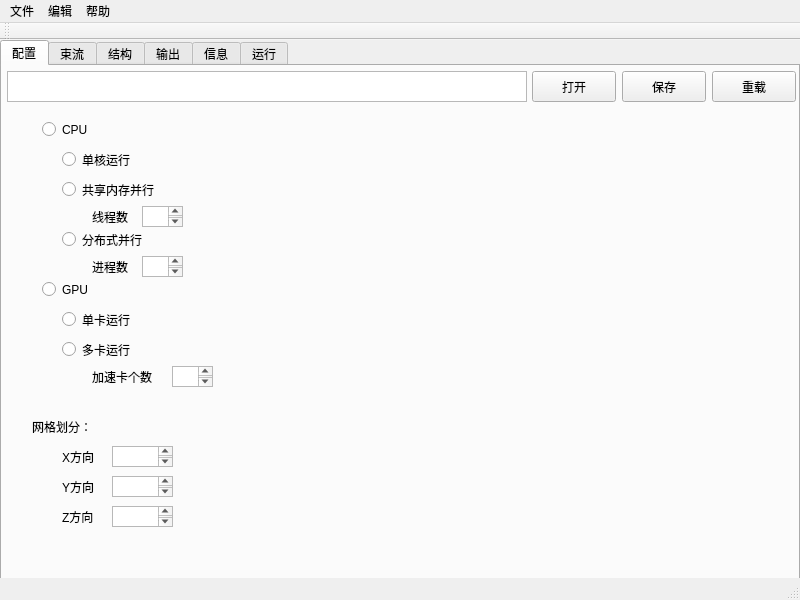
<?xml version="1.0" encoding="UTF-8"?>
<ui version="4.0">
 <class>MainWindow</class>
 <widget class="QMainWindow" name="MainWindow">
  <property name="geometry">
   <rect>
    <x>0</x>
    <y>0</y>
    <width>800</width>
    <height>600</height>
   </rect>
  </property>
  <property name="minimumSize">
   <size>
    <width>800</width>
    <height>600</height>
   </size>
  </property>
  <property name="maximumSize">
   <size>
    <width>800</width>
    <height>600</height>
   </size>
  </property>
  <property name="windowTitle">
   <string>MainWindow</string>
  </property>
  <widget class="QWidget" name="centralWidget">
   <widget class="QTabWidget" name="tabO">
    <property name="geometry">
     <rect>
      <x>0</x>
      <y>0</y>
      <width>800</width>
      <height>600</height>
     </rect>
    </property>
    <property name="minimumSize">
     <size>
      <width>800</width>
      <height>600</height>
     </size>
    </property>
    <property name="maximumSize">
     <size>
      <width>800</width>
      <height>600</height>
     </size>
    </property>
    <property name="currentIndex">
     <number>0</number>
    </property>
    <widget class="QWidget" name="tabCon">
     <attribute name="title">
      <string>配置</string>
     </attribute>
     <widget class="QTextEdit" name="tLocation">
      <property name="geometry">
       <rect>
        <x>5</x>
        <y>5</y>
        <width>520</width>
        <height>31</height>
       </rect>
      </property>
      <property name="minimumSize">
       <size>
        <width>520</width>
        <height>31</height>
       </size>
      </property>
      <property name="maximumSize">
       <size>
        <width>520</width>
        <height>31</height>
       </size>
      </property>
     </widget>
     <widget class="QPushButton" name="bOpen">
      <property name="geometry">
       <rect>
        <x>530</x>
        <y>5</y>
        <width>84</width>
        <height>31</height>
       </rect>
      </property>
      <property name="text">
       <string>打开</string>
      </property>
      <attribute name="buttonGroup">
       <string notr="true">buttonGroup</string>
      </attribute>
     </widget>
     <widget class="QPushButton" name="bSave">
      <property name="geometry">
       <rect>
        <x>620</x>
        <y>5</y>
        <width>84</width>
        <height>31</height>
       </rect>
      </property>
      <property name="text">
       <string>保存</string>
      </property>
      <attribute name="buttonGroup">
       <string notr="true">buttonGroup</string>
      </attribute>
     </widget>
     <widget class="QPushButton" name="bLoad">
      <property name="geometry">
       <rect>
        <x>710</x>
        <y>5</y>
        <width>84</width>
        <height>31</height>
       </rect>
      </property>
      <property name="text">
       <string>重载</string>
      </property>
      <attribute name="buttonGroup">
       <string notr="true">buttonGroup</string>
      </attribute>
     </widget>
     <widget class="QRadioButton" name="radioButton">
      <property name="geometry">
       <rect>
        <x>60</x>
        <y>80</y>
        <width>106</width>
        <height>27</height>
       </rect>
      </property>
      <property name="text">
       <string>单核运行</string>
      </property>
     </widget>
     <widget class="QRadioButton" name="radioButton_2">
      <property name="geometry">
       <rect>
        <x>60</x>
        <y>110</y>
        <width>121</width>
        <height>27</height>
       </rect>
      </property>
      <property name="text">
       <string>共享内存并行</string>
      </property>
     </widget>
     <widget class="QRadioButton" name="radioButton_3">
      <property name="geometry">
       <rect>
        <x>60</x>
        <y>160</y>
        <width>106</width>
        <height>27</height>
       </rect>
      </property>
      <property name="text">
       <string>分布式并行</string>
      </property>
     </widget>
     <widget class="QRadioButton" name="radioButton_4">
      <property name="geometry">
       <rect>
        <x>60</x>
        <y>240</y>
        <width>106</width>
        <height>27</height>
       </rect>
      </property>
      <property name="text">
       <string>单卡运行</string>
      </property>
     </widget>
     <widget class="QRadioButton" name="radioButton_5">
      <property name="geometry">
       <rect>
        <x>60</x>
        <y>270</y>
        <width>106</width>
        <height>27</height>
       </rect>
      </property>
      <property name="text">
       <string>多卡运行</string>
      </property>
     </widget>
     <widget class="QLabel" name="label_3">
      <property name="geometry">
       <rect>
        <x>90</x>
        <y>190</y>
        <width>51</width>
        <height>21</height>
       </rect>
      </property>
      <property name="text">
       <string>进程数</string>
      </property>
     </widget>
     <widget class="QTextEdit" name="textEdit">
      <property name="geometry">
       <rect>
        <x>140</x>
        <y>190</y>
        <width>41</width>
        <height>21</height>
       </rect>
      </property>
     </widget>
     <widget class="QTextEdit" name="textEdit_2">
      <property name="geometry">
       <rect>
        <x>140</x>
        <y>140</y>
        <width>41</width>
        <height>21</height>
       </rect>
      </property>
     </widget>
     <widget class="QLabel" name="label_4">
      <property name="geometry">
       <rect>
        <x>90</x>
        <y>140</y>
        <width>51</width>
        <height>21</height>
       </rect>
      </property>
      <property name="text">
       <string>线程数</string>
      </property>
     </widget>
     <widget class="QTextEdit" name="textEdit_3">
      <property name="geometry">
       <rect>
        <x>170</x>
        <y>300</y>
        <width>41</width>
        <height>21</height>
       </rect>
      </property>
     </widget>
     <widget class="QLabel" name="label_5">
      <property name="geometry">
       <rect>
        <x>90</x>
        <y>300</y>
        <width>81</width>
        <height>21</height>
       </rect>
      </property>
      <property name="text">
       <string>加速卡个数</string>
      </property>
     </widget>
     <widget class="QRadioButton" name="radioButton_6">
      <property name="geometry">
       <rect>
        <x>40</x>
        <y>50</y>
        <width>106</width>
        <height>27</height>
       </rect>
      </property>
      <property name="text">
       <string>CPU</string>
      </property>
     </widget>
     <widget class="QRadioButton" name="radioButton_7">
      <property name="geometry">
       <rect>
        <x>40</x>
        <y>210</y>
        <width>106</width>
        <height>27</height>
       </rect>
      </property>
      <property name="text">
       <string>GPU</string>
      </property>
     </widget>
     <widget class="QLabel" name="label">
      <property name="geometry">
       <rect>
        <x>30</x>
        <y>350</y>
        <width>66</width>
        <height>21</height>
       </rect>
      </property>
      <property name="text">
       <string>网格划分：</string>
      </property>
     </widget>
     <widget class="QLabel" name="label_2">
      <property name="geometry">
       <rect>
        <x>60</x>
        <y>380</y>
        <width>41</width>
        <height>21</height>
       </rect>
      </property>
      <property name="text">
       <string>X方向</string>
      </property>
     </widget>
     <widget class="QLabel" name="label_6">
      <property name="geometry">
       <rect>
        <x>60</x>
        <y>410</y>
        <width>41</width>
        <height>21</height>
       </rect>
      </property>
      <property name="text">
       <string>Y方向</string>
      </property>
     </widget>
     <widget class="QLabel" name="label_7">
      <property name="geometry">
       <rect>
        <x>60</x>
        <y>440</y>
        <width>41</width>
        <height>21</height>
       </rect>
      </property>
      <property name="text">
       <string>Z方向</string>
      </property>
     </widget>
     <widget class="QTextEdit" name="textEdit_4">
      <property name="geometry">
       <rect>
        <x>110</x>
        <y>380</y>
        <width>61</width>
        <height>21</height>
       </rect>
      </property>
     </widget>
     <widget class="QTextEdit" name="textEdit_5">
      <property name="geometry">
       <rect>
        <x>110</x>
        <y>410</y>
        <width>61</width>
        <height>21</height>
       </rect>
      </property>
     </widget>
     <widget class="QTextEdit" name="textEdit_6">
      <property name="geometry">
       <rect>
        <x>110</x>
        <y>440</y>
        <width>61</width>
        <height>21</height>
       </rect>
      </property>
     </widget>
    </widget>
    <widget class="QWidget" name="tabBeam">
     <attribute name="title">
      <string>束流</string>
     </attribute>
    </widget>
    <widget class="QWidget" name="tabLat">
     <attribute name="title">
      <string>结构</string>
     </attribute>
    </widget>
    <widget class="QWidget" name="tabOut">
     <attribute name="title">
      <string>输出</string>
     </attribute>
    </widget>
    <widget class="QWidget" name="tabInf">
     <attribute name="title">
      <string>信息</string>
     </attribute>
    </widget>
    <widget class="QWidget" name="tabRun">
     <attribute name="title">
      <string>运行</string>
     </attribute>
    </widget>
   </widget>
  </widget>
  <widget class="QMenuBar" name="menuBar">
   <property name="geometry">
    <rect>
     <x>0</x>
     <y>0</y>
     <width>800</width>
     <height>26</height>
    </rect>
   </property>
   <widget class="QMenu" name="menu">
    <property name="title">
     <string>文件</string>
    </property>
    <addaction name="action"/>
    <addaction name="action_2"/>
    <addaction name="action_3"/>
    <addaction name="separator"/>
    <addaction name="action_5"/>
   </widget>
   <widget class="QMenu" name="menu_2">
    <property name="title">
     <string>编辑</string>
    </property>
    <addaction name="action_6"/>
    <addaction name="action_7"/>
    <addaction name="separator"/>
    <addaction name="action_9"/>
    <addaction name="action_10"/>
    <addaction name="action_11"/>
    <addaction name="action_12"/>
    <addaction name="separator"/>
    <addaction name="action_14"/>
    <addaction name="action_15"/>
    <addaction name="separator"/>
    <addaction name="action_17"/>
   </widget>
   <widget class="QMenu" name="menu_3">
    <property name="title">
     <string>帮助</string>
    </property>
    <addaction name="action_18"/>
    <addaction name="action_19"/>
    <addaction name="action_20"/>
    <addaction name="action_21"/>
    <addaction name="action_22"/>
   </widget>
   <addaction name="menu"/>
   <addaction name="menu_2"/>
   <addaction name="menu_3"/>
  </widget>
  <widget class="QToolBar" name="mainToolBar">
   <attribute name="toolBarArea">
    <enum>TopToolBarArea</enum>
   </attribute>
   <attribute name="toolBarBreak">
    <bool>false</bool>
   </attribute>
  </widget>
  <widget class="QStatusBar" name="statusBar"/>
  <action name="action">
   <property name="text">
    <string>打开</string>
   </property>
  </action>
  <action name="action_2">
   <property name="text">
    <string>保存</string>
   </property>
  </action>
  <action name="action_3">
   <property name="text">
    <string>重载</string>
   </property>
  </action>
  <action name="action_5">
   <property name="text">
    <string>退出</string>
   </property>
  </action>
  <action name="action_6">
   <property name="text">
    <string>撤销</string>
   </property>
  </action>
  <action name="action_7">
   <property name="text">
    <string>恢复</string>
   </property>
  </action>
  <action name="action_9">
   <property name="text">
    <string>剪切</string>
   </property>
  </action>
  <action name="action_10">
   <property name="text">
    <string>复制</string>
   </property>
  </action>
  <action name="action_11">
   <property name="text">
    <string>粘贴</string>
   </property>
  </action>
  <action name="action_12">
   <property name="text">
    <string>删除</string>
   </property>
  </action>
  <action name="action_14">
   <property name="text">
    <string>查找</string>
   </property>
  </action>
  <action name="action_15">
   <property name="text">
    <string>替换</string>
   </property>
  </action>
  <action name="action_17">
   <property name="text">
    <string>转到单元</string>
   </property>
  </action>
  <action name="action_18">
   <property name="text">
    <string>作者</string>
   </property>
  </action>
  <action name="action_19">
   <property name="text">
    <string>项目</string>
   </property>
  </action>
  <action name="action_20">
   <property name="text">
    <string>中国科学院</string>
   </property>
  </action>
  <action name="action_21">
   <property name="text">
    <string>高能物理研究所</string>
   </property>
  </action>
  <action name="action_22">
   <property name="text">
    <string>近代物理研究所</string>
   </property>
  </action>
 </widget>
 <layoutdefault spacing="6" margin="11"/>
 <resources/>
 <connections/>
 <buttongroups>
  <buttongroup name="buttonGroup"/>
 </buttongroups>
</ui>
